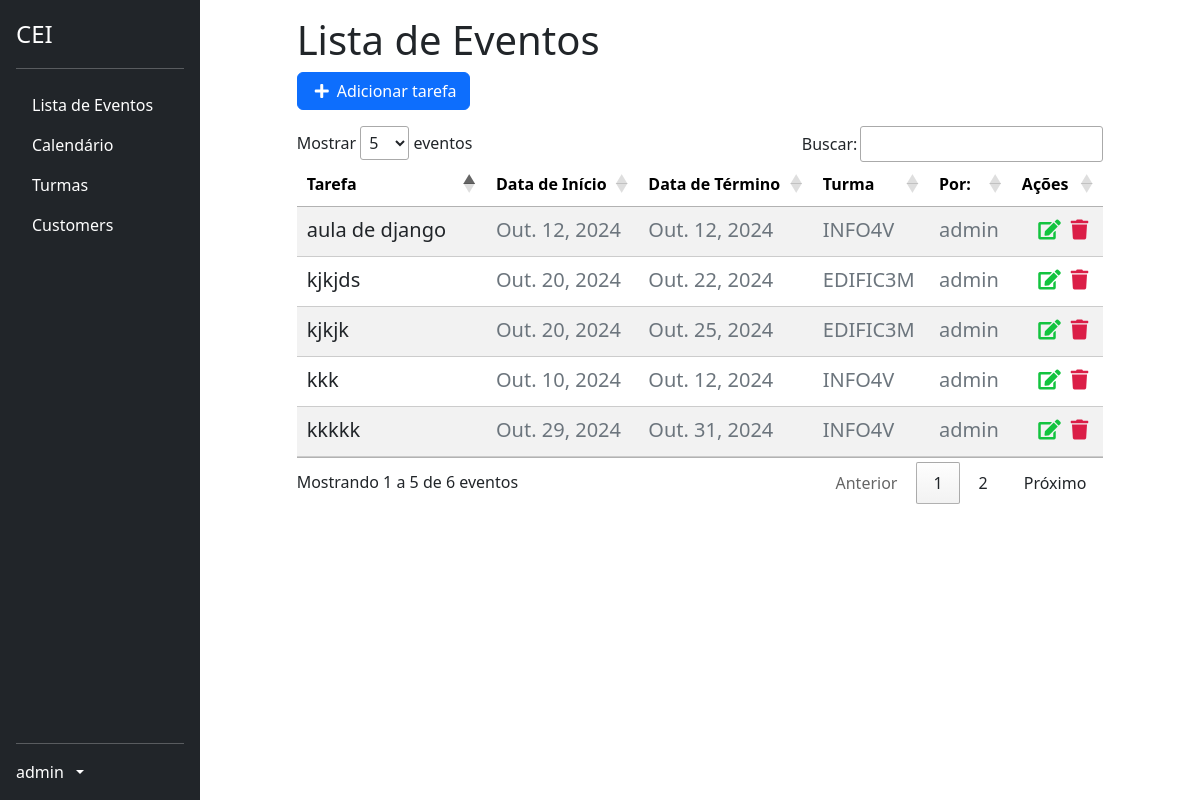
Page /list/ (signed in) on the committed database.
### profiles/models.py (models this page shows)
class CustomUser(AbstractUser):
    id = models.BigAutoField(primary_key=True)
    turma = models.ForeignKey('classes.Turma', on_delete=models.SET_NULL, blank=True, null=True)

### tasks/models.py (models this page shows, shortened)
class Task(models.Model):
    id = models.BigAutoField(primary_key=True)
    title = models.CharField(max_length=255)
    description = models.TextField()
    start_date = models.DateField()
    end_date = models.DateField()
    total_subs = models.PositiveIntegerField(default=0)
    subs = models.PositiveIntegerField(default=0)
    start_time = models.TimeField()
    end_time = models.TimeField()
    usuario = models.ForeignKey(CustomUser, on_delete=models.PROTECT)
    turma = models.ForeignKey('classes.Turma', on_delete=models.CASCADE)
    created_at = models.DateTimeField(auto_now_add=True)
    updated_at = models.DateTimeField(auto_now=True)

### classes/models.py (models this page shows, shortened)
class Turma(models.Model):
    TURNO_CHOICES = [
        ('manha', 'Manhã'),
        ('tarde', 'Tarde'),
        ('noite', 'Noite'),
    ]
    CURSO_CHOICES = [
        ('edificacoes', 'Edificações'),
        ('informatica', 'Informática'),
        ('meio_ambiente', 'Meio Ambiente'),
        ('matematica', 'Matemática'),
    ]
    SERIE_CHOICES = [
        ('1', '1º Ano'),
        ('2', '2º Ano'),
        ('3', '3º Ano'),
        ('4', '4º Ano'),
    ]
    nome = models.CharField(max_length=100)
    serie = models.CharField(max_length=1, choices=SERIE_CHOICES)
    turno = models.CharField(max_length=5, choices=TURNO_CHOICES)
    curso = models.CharField(max_length=15, choices=CURSO_CHOICES)

### tasks/views.py (the view)
# urls.py: path('list/', TaskListView.as_view(), name='task-list'),
class TaskListView(GroupRequiredMixin, LoginRequiredMixin, ListView):
    group_required = u"Docente"
    login_url = reverse_lazy('login')
    model = Task
    template_name = 'tasks/list.html'
    context_object_name = 'tasks'
    ordering = '-created_at'
    def get_queryset(self):
        self.tasks = Task.objects.filter(usuario=self.request.user)
        return self.tasks

### tasks/templates/tasks/list.html (shortened to what this page needs)
{% extends 'base.html' %}
{% block content %}
<div class="offset-1 col-10 list-div">
    <h1>Lista de Eventos</h1>
    <div class="row mb-3">
        <div class="col-auto btn-primary">
            <a id="add-link" href="{% url 'new-task' %}" class="btn btn-primary d-flex align-items-center">
                <i class="fas fa-plus me-2"></i> Adicionar tarefa
            </a>
        </div>
    </div>
    <table id="taskTable" class="table table-striped table-hover" style="margin-top: 30px;">
        <thead class="table">
            <tr>
                <th>Tarefa</th>
                <th>Data de Início</th>
                <th>Data de Término</th>
                <th>Turma</th>
                <th>Por:</th>
                <th>Ações</th>
            </tr>
        </thead>
        <tbody>
            {% for task in tasks %}
            <tr class="task-item">
                <td><a href="/task/{{ task.id }}" class="text-decoration-none text-dark">{{ task.title }}</a></td>
                <td style="color: #6c757d;">{{ task.start_date }}</td>
                <td style="color: #6c757d;" >{{task.end_date}}</td>
                <td style="color: #6c757d;" >{{ task.turma.nome }}</td>
                <td style="color: #6c757d;"> {{ task.usuario.username }} </td>
                <td>
                    <a href="{% url 'delete-task' task.id %}" class="text-danger me-2"><i class="fas fa-trash"></i></a>
                    <a href="{% url 'edit-task' task.id %}" class="text-warning"><i class="fas fa-edit"></i></a>
                </td>
            </tr>
            {% endfor %}
        </tbody>
    </table>
</div>
{% endblock %}
{% block scripts %}
<link rel="stylesheet" href="https://cdn.datatables.net/1.11.5/css/jquery.dataTables.min.css">
{% endblock %}

### tasks/templates/base.html (shortened to what this page needs)
{% load static %}
<!DOCTYPE html>
<html lang="en">
<head>
    <link href="{% static 'bootstrap/css/bootstrap.min.css' %}" rel="stylesheet">
    <link rel="stylesheet" href="https://use.fontawesome.com/releases/v5.7.2/css/all.css">
    <link rel="stylesheet" href="{% static 'css/styles.css' %}">
    <link href="{% static 'css/datatables.min.css' %}" rel="stylesheet">
</head>
<body>
    <div class="d-flex">
      <div class="d-flex flex-column flex-shrink-0 p-3 text-bg-dark" style="width: 200px; height: 100vh; position: fixed;">
        <a href="/" class="d-flex align-items-center mb-3 mb-md-0 me-md-auto text-white text-decoration-none">
          <span class="fs-4">CEI</span>
        </a>
        <hr>
        <ul class="nav nav-pills flex-column mb-auto">
          <li>
            <a href="{% url 'task-list' %}" class="nav-link text-white">
              Lista de Eventos
            </a>
          </li>
          <li>
            <a href="{% url 'calendar' %}" class="nav-link text-white">
              Calendário
            </a>
          </li>
          <li>
            <a href="{% url 'lista-turmas' %}" class="nav-link text-white">
              Turmas
            </a>
          </li>
          <li>
            <a href="#" class="nav-link text-white">
              Customers
            </a>
          </li>
        </ul>
        <hr>
        {% if user.is_authenticated %}
          <a href="#" class="d-flex align-items-center text-white text-decoration-none dropdown-toggle" data-bs-toggle="dropdown" aria-expanded="false">
            <span class="me-2">{{ user.username }}</span>
          </a>
        </div>
        {% else %}
        <li class="nav nav-pills flex-column">
          <a href="{% url 'login' %}" class="nav-link text-white">
            Login
          </a>
        </li>
        {% endif %}
      </div>
      <div class="flex-grow-1" style="margin-left: 200px;">
        <div class="p-3">
          {% block content %}
          {% endblock %}
        </div>
      </div>
    {% block scripts %}
    {% endblock %}
  </body>
</html>

### tasks/static/css/styles.css (style rules this page uses)
#add-link { text-decoration: none; }
.fas.fa-plus { color: #FFF; margin-right: 10px; margin-left: 5px; }
.list-div { padding: 0; }
.task-item { list-style: none; font-size: 20px; height: 50px; padding-top: 10px; border-bottom: 1px dashed #CCC; }
.fas.fa-trash { color: #db1e47; cursor: pointer; margin: 5px; font-size: 20px; float: right; }
.fas.fa-edit { color: #13c43f; cursor: pointer; margin: 5px; font-size: 20px; float: right; }

### rows in the picture
CustomUser: username "admin"
Task: title "aula de django", start_date "Out. 12, 2024", end_date "Out. 12, 2024", turma.nome "INFO4V", usuario.username "admin"
Task: title "kkk", start_date "Out. 10, 2024", end_date "Out. 12, 2024", turma.nome "INFO4V", usuario.username "admin"
Task: title "kkkkk", start_date "Out. 29, 2024", end_date "Out. 31, 2024", turma.nome "INFO4V", usuario.username "admin"
Task: title "kjkjk", start_date "Out. 20, 2024", end_date "Out. 25, 2024", turma.nome "EDIFIC3M", usuario.username "admin"
Task: title "kjkjds", start_date "Out. 20, 2024", end_date "Out. 22, 2024", turma.nome "EDIFIC3M", usuario.username "admin"
